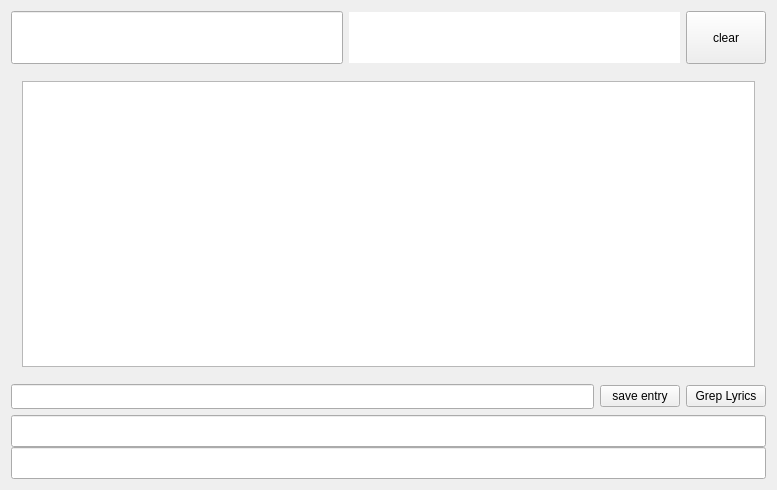
<?xml version="1.0" encoding="UTF-8"?>
<ui version="4.0">
 <class>JapaneseDictForm</class>
 <widget class="QWidget" name="JapaneseDictForm">
  <property name="geometry">
   <rect>
    <x>0</x>
    <y>0</y>
    <width>777</width>
    <height>490</height>
   </rect>
  </property>
  <property name="windowTitle">
   <string>Japanese dictionary</string>
  </property>
  <layout class="QVBoxLayout" name="verticalLayout">
   <item>
    <layout class="QHBoxLayout" name="horizontalLayout">
     <item>
      <widget class="QLineEdit" name="lineEdit1">
       <property name="font">
        <font>
         <family>Bitstream Cyberbit</family>
         <pointsize>24</pointsize>
         <weight>50</weight>
         <italic>false</italic>
         <bold>false</bold>
         <underline>false</underline>
         <strikeout>false</strikeout>
        </font>
       </property>
      </widget>
     </item>
     <item>
      <widget class="QLineEdit" name="lineEditK">
       <property name="font">
        <font>
         <family>Bitstream Cyberbit</family>
         <pointsize>24</pointsize>
         <weight>50</weight>
         <italic>false</italic>
         <bold>false</bold>
         <underline>false</underline>
         <strikeout>false</strikeout>
        </font>
       </property>
       <property name="toolTip">
        <string>hiragana are echoed in romaji</string>
       </property>
       <property name="frame">
        <bool>false</bool>
       </property>
       <property name="readOnly">
        <bool>true</bool>
       </property>
      </widget>
     </item>
     <item>
      <widget class="QPushButton" name="pushButton2">
       <property name="sizePolicy">
        <sizepolicy hsizetype="Minimum" vsizetype="Minimum">
         <horstretch>0</horstretch>
         <verstretch>0</verstretch>
        </sizepolicy>
       </property>
       <property name="text">
        <string>clear</string>
       </property>
       <property name="autoDefault">
        <bool>false</bool>
       </property>
      </widget>
     </item>
    </layout>
   </item>
   <item>
    <widget class="QStackedWidget" name="stackedWidget">
     <property name="currentIndex">
      <number>0</number>
     </property>
     <widget class="QWidget" name="page">
      <layout class="QVBoxLayout" name="verticalLayout_2">
       <item>
        <widget class="QListWidget" name="listWidget">
         <property name="font">
          <font>
           <family>Bitstream Cyberbit</family>
           <pointsize>14</pointsize>
           <weight>50</weight>
           <italic>false</italic>
           <bold>false</bold>
           <underline>false</underline>
           <strikeout>false</strikeout>
          </font>
         </property>
        </widget>
       </item>
      </layout>
     </widget>
     <widget class="QWidget" name="page_2">
      <layout class="QHBoxLayout" name="horizontalLayout_2">
       <item>
        <widget class="QTextBrowser" name="textBrowser"/>
       </item>
      </layout>
     </widget>
    </widget>
   </item>
   <item>
    <layout class="QHBoxLayout">
     <item>
      <widget class="QLineEdit" name="lineEdit_2">
       <property name="font">
        <font>
         <family>Bitstream Cyberbit</family>
        </font>
       </property>
      </widget>
     </item>
     <item>
      <widget class="QPushButton" name="BStdout">
       <property name="toolTip">
        <string>&lt;html&gt;&lt;head&gt;&lt;meta name=&quot;qrichtext&quot; content=&quot;1&quot; /&gt;&lt;style type=&quot;text/css&quot;&gt;
p, li { white-space: pre-wrap; }
&lt;/style&gt;&lt;/head&gt;&lt;body style=&quot; font-family:'Sans Serif'; font-size:9pt; font-weight:400; font-style:normal;&quot;&gt;
&lt;p style=&quot; margin-top:0px; margin-bottom:0px; margin-left:0px; margin-right:0px; -qt-block-indent:0; text-indent:0px;&quot;&gt;save the highlighted row (unlike pressing Enter on the entry line, which saves the first row)&lt;/p&gt;&lt;/body&gt;&lt;/html&gt;</string>
       </property>
       <property name="text">
        <string>save entry</string>
       </property>
       <property name="autoDefault">
        <bool>false</bool>
       </property>
      </widget>
     </item>
     <item>
      <widget class="QPushButton" name="BSong">
       <property name="toolTip">
        <string>Ctrl-F</string>
       </property>
       <property name="text">
        <string>Grep Lyrics</string>
       </property>
       <property name="shortcut">
        <string>Ctrl+F</string>
       </property>
       <property name="autoDefault">
        <bool>false</bool>
       </property>
      </widget>
     </item>
    </layout>
   </item>
   <item>
    <layout class="QVBoxLayout">
     <property name="spacing">
      <number>0</number>
     </property>
     <property name="margin">
      <number>0</number>
     </property>
     <item>
      <widget class="QLineEdit" name="lineEdit_alt1">
       <property name="font">
        <font>
         <family>AoyagiKouzanFont2</family>
         <pointsize>13</pointsize>
         <weight>50</weight>
         <italic>false</italic>
         <bold>false</bold>
         <underline>false</underline>
         <strikeout>false</strikeout>
        </font>
       </property>
       <property name="focusPolicy">
        <enum>Qt::NoFocus</enum>
       </property>
       <property name="toolTip">
        <string>This is intended to display the text with alternative fonts or fontsize
You can edit it either with Qt Designer or with the .ui xml form (look for &quot;lineEdit_alt&quot;)</string>
       </property>
      </widget>
     </item>
     <item>
      <widget class="QLineEdit" name="lineEdit_alt2">
       <property name="font">
        <font>
         <family>UmePlus P Gothic</family>
         <pointsize>13</pointsize>
         <weight>50</weight>
         <italic>false</italic>
         <bold>false</bold>
         <underline>false</underline>
         <strikeout>false</strikeout>
        </font>
       </property>
       <property name="focusPolicy">
        <enum>Qt::NoFocus</enum>
       </property>
      </widget>
     </item>
    </layout>
   </item>
  </layout>
 </widget>
 <layoutdefault spacing="6" margin="11"/>
 <pixmapfunction>qPixmapFromMimeSource</pixmapfunction>
 <tabstops>
  <tabstop>lineEdit1</tabstop>
  <tabstop>pushButton2</tabstop>
  <tabstop>lineEdit_2</tabstop>
  <tabstop>BStdout</tabstop>
 </tabstops>
 <resources/>
 <connections>
  <connection>
   <sender>pushButton2</sender>
   <signal>clicked()</signal>
   <receiver>lineEdit1</receiver>
   <slot>clear()</slot>
   <hints>
    <hint type="sourcelabel">
     <x>766</x>
     <y>61</y>
    </hint>
    <hint type="destinationlabel">
     <x>20</x>
     <y>20</y>
    </hint>
   </hints>
  </connection>
  <connection>
   <sender>listWidget</sender>
   <signal>currentTextChanged(QString)</signal>
   <receiver>lineEdit_2</receiver>
   <slot>setText(QString)</slot>
   <hints>
    <hint type="sourcelabel">
     <x>145</x>
     <y>160</y>
    </hint>
    <hint type="destinationlabel">
     <x>169</x>
     <y>405</y>
    </hint>
   </hints>
  </connection>
  <connection>
   <sender>lineEdit1</sender>
   <signal>textChanged(QString)</signal>
   <receiver>lineEdit_alt1</receiver>
   <slot>setText(QString)</slot>
   <hints>
    <hint type="sourcelabel">
     <x>118</x>
     <y>35</y>
    </hint>
    <hint type="destinationlabel">
     <x>273</x>
     <y>446</y>
    </hint>
   </hints>
  </connection>
  <connection>
   <sender>lineEdit1</sender>
   <signal>textChanged(QString)</signal>
   <receiver>lineEdit_alt2</receiver>
   <slot>setText(QString)</slot>
   <hints>
    <hint type="sourcelabel">
     <x>189</x>
     <y>54</y>
    </hint>
    <hint type="destinationlabel">
     <x>273</x>
     <y>479</y>
    </hint>
   </hints>
  </connection>
 </connections>
</ui>
